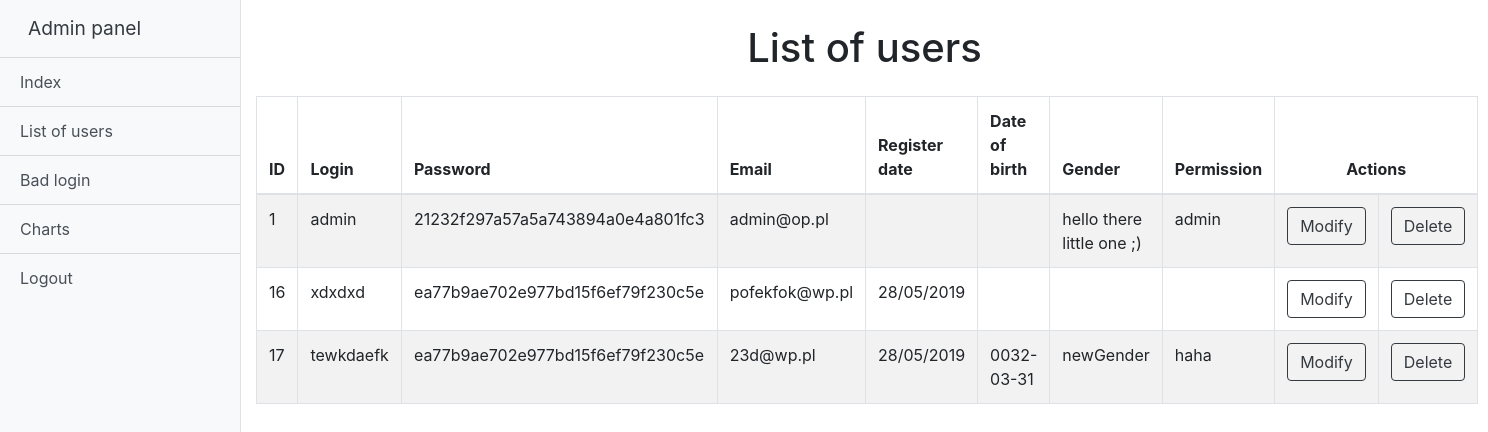
The page /adminPanel.php?action=users (signed in) on the database its author committed.
### tables this page shows
CREATE TABLE "users" (
	`ID`	INTEGER NOT NULL PRIMARY KEY AUTOINCREMENT,
	`login`	TEXT NOT NULL,
	`passwd`	TEXT NOT NULL,
	`email`	TEXT NOT NULL,
	`registerDate`	TEXT NOT NULL,
	`dateOfBirth`	TEXT,
	`gender`	TEXT,
	`perm`	INTEGER
);

### usersList.php (the view, shortened to what this page needs)
<?php
  if (isset($_SESSION["id"])) {
    $id = $_SESSION["id"];
    try {
      $db = new PDO("sqlite:database.sqlite");
    } catch (PDOException $e) {
      echo "Error!".$e->getMessage();
    }
      $query = "SELECT * FROM users WHERE ID = $id AND perm = 'admin'";
      $result = $db->query($query);
      if (!$result) {
        header("Location: index.php");
      } else {
        $rows = $result->fetch();
        if ($rows) {
?>
<div class="container-fluid mt-4">
  <h1 class="text-center">List of users</h1>
  <table class="table-striped table table-bordered mt-4">
    <thead>
      <tr>
        <th>ID</th>
        <th>Login</th>
        <th>Password</th>
        <th>Email</th>
        <th>Register date</th>
        <th>Date of birth</th>
        <th>Gender</th>
        <th>Permission</th>
        <th colspan="2" style="text-align: center">Actions</th>
      </tr>
    </thead>
    <tbody>
      <?php
        try {
          $conn = new PDO("sqlite:database.sqlite");
          $sql = "SELECT * FROM users";
          $result = $conn->query($sql);
          if (!$result) {
            echo "<SCRIPT type='text/javascript'>
            alert('Error!!!');
              window.location.replace(\"adminPanel.php\");
            </SCRIPT>";
          } else {
            foreach ($result as $value) {
              echo "<tr>";
              echo "<td>".$value["ID"]."</td>";
              echo "<td>".$value["login"]."</td>";
              echo "<td>".md5($value["passwd"])."</td>";
              echo "<td>".$value["email"]."</td>";
              echo "<td>".$value["registerDate"]."</td>";
              echo "<td>".$value["dateOfBirth"]."</td>";
              echo "<td>".$value["gender"]."</td>";
              echo "<td>".$value["perm"]."</td>";
              echo "<td><a class='btn btn-outline-dark' href='editUser.php?id=".$value['ID']."' data-toggle='modal' data-target='#editModal'>Modify</a></td>
                    <td><a class='btn btn-outline-dark' href='delUser.php?id=".$value['ID']."' data-toggle='modal' data-target='#deleteModal'>Delete</a></td>";
              echo "</tr>";
            }
          }
        } catch (PDOException $e) {
          echo "Error!".$e->getMessage();
        }
      ?>
    </tbody>
  </table>
</div>
<?php
} else {
  header("Location: index.php");
}
  }
} else {
  header("Location: index.php");
}
?>

### css/sidebar.css (style rules this page uses)
body { overflow-x: hidden; }

### rows shown on the page
users: ID "1", login "admin", passwd "21232f297a57a5a743894a0e4a801fc3", email "admin@op.pl", gender "hello there little one ;)", perm "admin"
users: ID "16", login "xdxdxd", passwd "ea77b9ae702e977bd15f6ef79f230c5e", email "pofekfok@wp.pl", registerDate "28/05/2019"
users: ID "17", login "tewkdaefk", passwd "ea77b9ae702e977bd15f6ef79f230c5e", email "23d@wp.pl", registerDate "28/05/2019", dateOfBirth "0032-03-31", gender "newGender", perm "haha"
